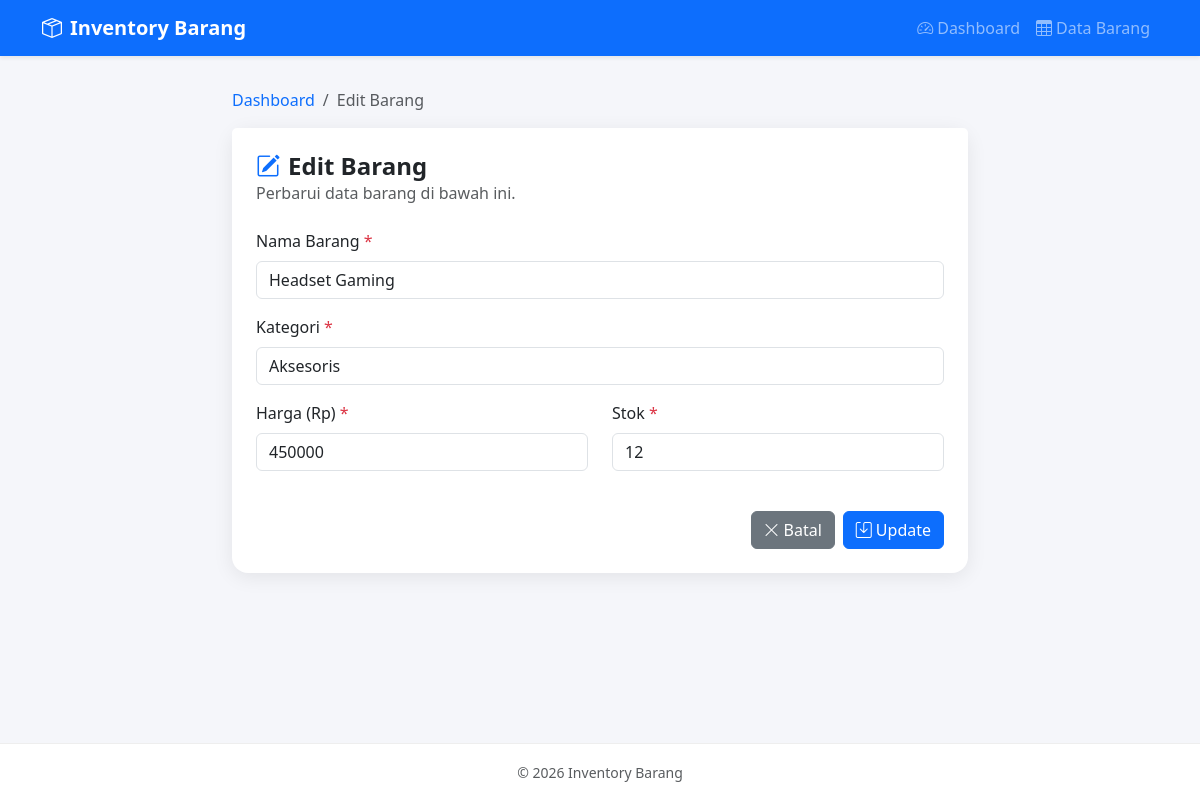
Screenshot of /edit.php?id=6 with the database file from the repository.
### tables this page shows
CREATE TABLE IF NOT EXISTS barang (
  id          INT(11) NOT NULL AUTO_INCREMENT,
  nama_barang VARCHAR(100) NOT NULL,
  kategori    VARCHAR(100) NOT NULL,
  harga       INT(11) NOT NULL DEFAULT 0,
  stok        INT(11) NOT NULL DEFAULT 0,
  created_at  TIMESTAMP NOT NULL DEFAULT CURRENT_TIMESTAMP,
  PRIMARY KEY (id)
);

### edit.php (the view, shortened to what this page needs)
<?php
require_once 'config/koneksi.php';
$id = isset($_GET['id']) ? (int) $_GET['id'] : 0;
$result = mysqli_query($koneksi, "SELECT * FROM barang WHERE id = $id");
$barang = mysqli_fetch_assoc($result);
include 'includes/header.php';
include 'includes/navbar.php';
?>
<div class="main-content">
    <div class="container">
        <div class="row justify-content-center">
            <div class="col-lg-8">
                <nav aria-label="breadcrumb" class="mb-3">
                    <ol class="breadcrumb mb-0">
                        <li class="breadcrumb-item"><a href="index.php" class="text-decoration-none">Dashboard</a></li>
                        <li class="breadcrumb-item active" aria-current="page">Edit Barang</li>
                    </ol>
                </nav>
                <div class="card form-card">
                    <div class="card-header bg-white border-0 pt-4 px-4">
                        <h4 class="mb-0 fw-bold"><i class="bi bi-pencil-square me-2 text-primary"></i>Edit Barang</h4>
                        <p class="text-muted mb-0">Perbarui data barang di bawah ini.</p>
                    </div>
                    <div class="card-body px-4 pb-4">
                        <form action="update.php" method="POST" id="formBarang" novalidate>
                            <div class="mb-3">
                                <label for="nama_barang" class="form-label">Nama Barang <span class="text-danger">*</span></label>
                                <input type="text" class="form-control" id="nama_barang" name="nama_barang"
                                       value="<?php echo htmlspecialchars($barang['nama_barang']); ?>" required>
                            </div>
                            <div class="mb-3">
                                <label for="kategori" class="form-label">Kategori <span class="text-danger">*</span></label>
                                <input type="text" class="form-control" id="kategori" name="kategori"
                                       value="<?php echo htmlspecialchars($barang['kategori']); ?>" required>
                            </div>
                            <div class="row">
                                <div class="col-md-6 mb-3">
                                    <label for="harga" class="form-label">Harga (Rp) <span class="text-danger">*</span></label>
                                    <input type="number" class="form-control" id="harga" name="harga"
                                           value="<?php echo $barang['harga']; ?>" min="0" required>
                                </div>
                                <div class="col-md-6 mb-3">
                                    <label for="stok" class="form-label">Stok <span class="text-danger">*</span></label>
                                    <input type="number" class="form-control" id="stok" name="stok"
                                           value="<?php echo $barang['stok']; ?>" min="0" required>
                                </div>
                            </div>
                            <div class="d-flex gap-2 justify-content-end mt-4">
                                <a href="index.php" class="btn btn-secondary">
                                    <i class="bi bi-x-lg me-1"></i>Batal
                                </a>
                                <button type="submit" class="btn btn-primary">
                                    <i class="bi bi-save me-1"></i>Update
                                </button>
                            </div>
                        </form>
                    </div>
                </div>
            </div>
        </div>
    </div>
</div>
<?php include 'includes/footer.php'; ?>

### assets/css/style.css (style rules this page uses)
:root { --bg-color: #f5f6fa; --primary: #0d6efd; }
body { background-color: var(--bg-color); min-height: 100vh; display: flex; flex-direction: column; }
.main-content { flex: 1 0 auto; padding: 2rem 0; }
.form-card { border: none; border-radius: 1rem; box-shadow: 0 4px 20px rgba(0, 0, 0, 0.08); }

### rows the page displays
barang: nama_barang "Headset Gaming", kategori "Aksesoris", harga "450000", stok "12"
